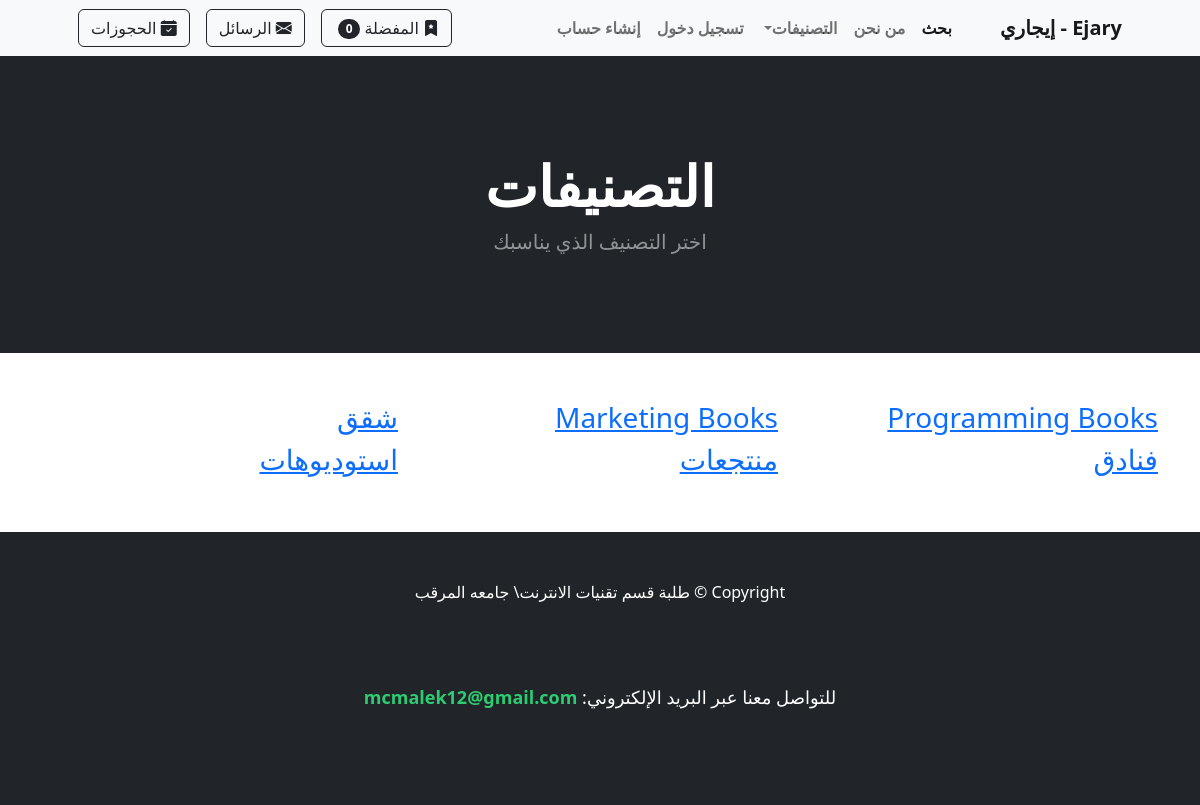
The app's page /category_summary/, older data.
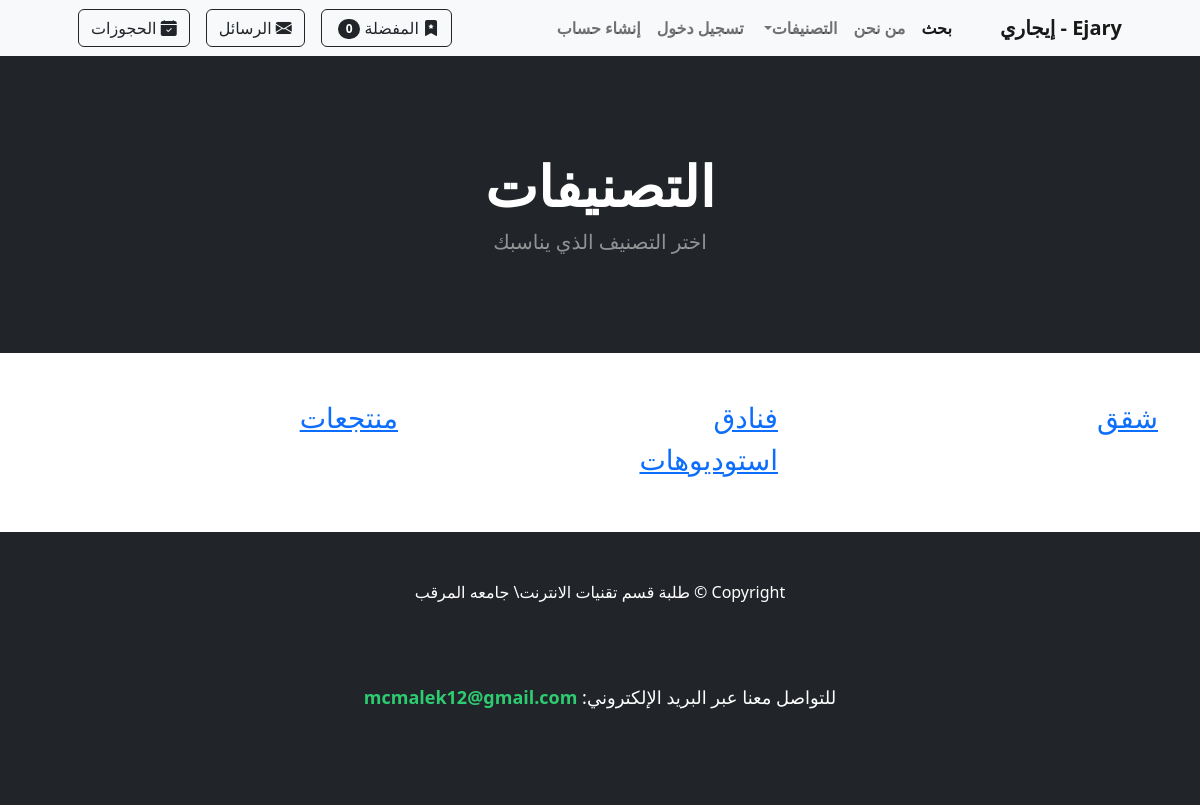
The same page, newer data.
### store/models.py (models this page shows, shortened)
class Category(models.Model):
	name = models.CharField(max_length=50)
	class Meta:
		verbose_name_plural = 'categories'

### store/views.py (the view)
# urls.py: path('category_summary/', views.category_summary, name='category_summary'),
def category_summary(request):
	categories = Category.objects.all()
	return render(request, 'category_summary.html', {"categories":categories})

### cart/cart.py (called while the page is built)
	def __len__(self):
		return len(self.cart)

### cart/context_processors.py (called while the page is built)
def cart(request):
	return {'cart': Cart(request)}

### store/views.py (called while the page is built)
def categories_processor(request):
    return {
        'categories': Category.objects.all()
    }

def base_context(request):
    if request.user.is_authenticated:
        unread_count = ChatMessage.objects.filter(receiver=request.user, is_read=False).count()
    else:
        unread_count = 0
    return {'unread_count': unread_count}

### store/templates/category_summary.html
{% extends 'base.html' %}
{% block content %}
<header class="bg-dark py-5">
    <div class="container px-4 px-lg-5 my-5">
        <div class="text-center text-white">
            <h1 class="display-4 fw-bolder">التصنيفات</h1>
            <p class="lead fw-normal text-white-50 mb-0">اختر التصنيف الذي يناسبك</p>
        </div>
    </div>
</header>
<div class="container py-5">
    <div class="row justify-content-center">
        {% for category in categories %}
        <div class="col-md-4">
            <h3><a href="{% url 'category' category.name %}">{{ category.name }}</a></h3>
        </div>
        {% endfor %}
    </div>
</div>
{% endblock %}

Row changes from the older to the newer data that the page shows:
removed Category: name "Programming Books"
removed Category: name "Marketing Books"
